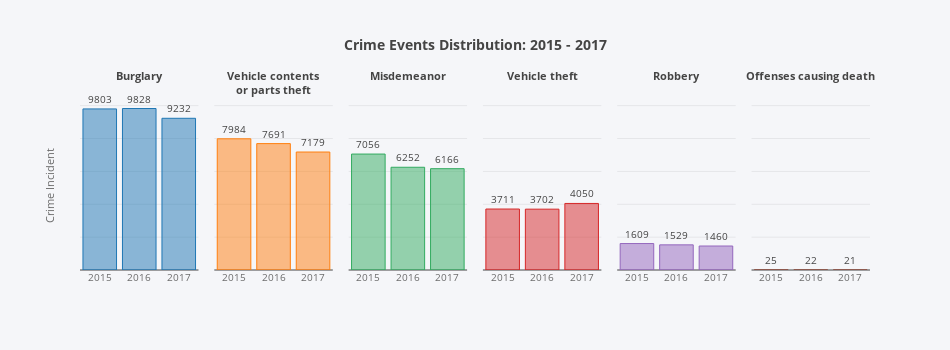

The notebook cell saved with this chart:
### Code cell
# create an empty list to hold chart data definitions for each plot
trace_list = []

# define subplots
fig = tools.make_subplots(rows=1, cols=6, subplot_titles=(["<b>{}</b>".format(i) for i in titlelist]),
    shared_yaxes=True, horizontal_spacing=(0.02), print_grid=False)

# a matrix for subplot selection order
m = np.array([1, 1, 1, 2, 1, 3, 1, 4, 1, 5, 1, 6]).reshape(6, 2)

# define chart data
for i in range(6):
    data = aggdf[aggdf['ADAPTED_CATEGORY'] == titlelist[i]]
    tracex = go.Bar(x=data['YEAR'], y=data['INCIDENT_COUNT'], text=data['INCIDENT_COUNT'],
        textposition='outside', hoverinfo='text', outsidetextfont=dict(size='10'),
        cliponaxis=False, name='', showlegend=False, width=0.85,  
        marker=dict(color=markercol[i], line=dict(color=linecol[i], width=1)))
    trace_list.append(tracex)

    # append each subplot data definitions to the figure instance
    fig.append_trace(trace_list[i], m[i][0], m[i][1])

# define layout settings
for i in fig['layout']['annotations']:
    i['font'] = dict(size=11)
    i['y'] = 1.2
    i['yanchor'] = 'top'

fig['layout']['annotations'][1]['text'] = '<b>Vehicle contents<br>or parts theft</b>'

for i in range(1, 7):
    fig['layout']['yaxis' + '{}'.format(i)].update(title='Crime Incident',
        titlefont=dict(size=11, color='rgb(107, 107, 107)'), tickfont=dict(size=10, color='rgb(107, 107, 107)'),
        showticklabels=False, showgrid=True)

    fig['layout']['xaxis' + '{}'.format(i)].update(titlefont=dict(size=11, color='rgb(107, 107, 107)'),
        tickfont=dict(size=10, color='rgb(107, 107, 107)'))

# update layout settings
fig['layout'].update(height=350, width=950, showlegend=False, autosize=False,
    title="<b>Crime Events Distribution: 2015 - 2017</b>", titlefont=dict(size=14),
    paper_bgcolor='rgba(245, 246, 249, 1)', plot_bgcolor='rgba(245, 246, 249, 1)')  

iplot(fig)

### Figure 1 — Plotly figure (JSON) as saved in the notebook; plotly's stock layout.template omitted (floating-point values rounded to 4 significant figures)
{"data": [{"cliponaxis": false, "hoverinfo": "text", "marker": {"color": "rgba(31, 119, 180, 0.5)", "line": {"color": "rgba(31, 119, 180, 1.0)", "width": 1}}, "name": "", "outsidetextfont": {"size": "10"}, "showlegend": false, "text": [9803, 9828, 9232], "textposition": "outside", "type": "bar", "width": 0.85, "x": ["2015", "2016", "2017"], "xaxis": "x1", "y": [9803, 9828, 9232], "yaxis": "y1"}, {"cliponaxis": false, "hoverinfo": "text", "marker": {"color": "rgba(255, 127, 14, 0.5)", "line": {"color": "rgba(255, 127, 14, 1.0)", "width": 1}}, "name": "", "outsidetextfont": {"size": "10"}, "showlegend": false, "text": [7984, 7691, 7179], "textposition": "outside", "type": "bar", "width": 0.85, "x": ["2015", "2016", "2017"], "xaxis": "x2", "y": [7984, 7691, 7179], "yaxis": "y1"}, {"cliponaxis": false, "hoverinfo": "text", "marker": {"color": "rgba(50, 171, 96, 0.5)", "line": {"color": "rgba(50, 171, 96, 1.0)", "width": 1}}, "name": "", "outsidetextfont": {"size": "10"}, "showlegend": false, "text": [7056, 6252, 6166], "textposition": "outside", "type": "bar", "width": 0.85, "x": ["2015", "2016", "2017"], "xaxis": "x3", "y": [7056, 6252, 6166], "yaxis": "y1"}, {"cliponaxis": false, "hoverinfo": "text", "marker": {"color": "rgba(214, 39, 40, 0.5)", "line": {"color": "rgba(214, 39, 40, 1.0)", "width": 1}}, "name": "", "outsidetextfont": {"size": "10"}, "showlegend": false, "text": [3711, 3702, 4050], "textposition": "outside", "type": "bar", "width": 0.85, "x": ["2015", "2016", "2017"], "xaxis": "x4", "y": [3711, 3702, 4050], "yaxis": "y1"}, {"cliponaxis": false, "hoverinfo": "text", "marker": {"color": "rgba(148, 103, 189, 0.5)", "line": {"color": "rgba(148, 103, 189, 1.0)", "width": 1}}, "name": "", "outsidetextfont": {"size": "10"}, "showlegend": false, "text": [1609, 1529, 1460], "textposition": "outside", "type": "bar", "width": 0.85, "x": ["2015", "2016", "2017"], "xaxis": "x5", "y": [1609, 1529, 1460], "yaxis": "y1"}, {"cliponaxis": false, "hoverinfo": "text", "marker": {"color": "rgba(140, 86, 75, 0.5)", "line": {"color": "rgba(140, 86, 75, 1.0)", "width": 1}}, "name": "", "outsidetextfont": {"size": "10"}, "showlegend": false, "text": [25, 22, 21], "textposition": "outside", "type": "bar", "width": 0.85, "x": ["2015", "2016", "2017"], "xaxis": "x6", "y": [25, 22, 21], "yaxis": "y1"}], "layout": {"annotations": [{"font": {"size": 11}, "showarrow": false, "text": "<b>Burglary</b>", "x": 0.075, "xanchor": "center", "xref": "paper", "y": 1.2, "yanchor": "top", "yref": "paper"}, {"font": {"size": 11}, "showarrow": false, "text": "<b>Vehicle contents<br>or parts theft</b>", "x": 0.245, "xanchor": "center", "xref": "paper", "y": 1.2, "yanchor": "top", "yref": "paper"}, {"font": {"size": 11}, "showarrow": false, "text": "<b>Misdemeanor</b>", "x": 0.415, "xanchor": "center", "xref": "paper", "y": 1.2, "yanchor": "top", "yref": "paper"}, {"font": {"size": 11}, "showarrow": false, "text": "<b>Vehicle theft</b>", "x": 0.585, "xanchor": "center", "xref": "paper", "y": 1.2, "yanchor": "top", "yref": "paper"}, {"font": {"size": 11}, "showarrow": false, "text": "<b>Robbery</b>", "x": 0.755, "xanchor": "center", "xref": "paper", "y": 1.2, "yanchor": "top", "yref": "paper"}, {"font": {"size": 11}, "showarrow": false, "text": "<b>Offenses causing death</b>", "x": 0.925, "xanchor": "center", "xref": "paper", "y": 1.2, "yanchor": "top", "yref": "paper"}], "autosize": false, "height": 350, "paper_bgcolor": "rgba(245, 246, 249, 1)", "plot_bgcolor": "rgba(245, 246, 249, 1)", "showlegend": false, "title": "<b>Crime Events Distribution: 2015 - 2017</b>", "titlefont": {"size": 14}, "width": 950, "xaxis1": {"anchor": "y1", "domain": [0, 0.15], "tickfont": {"color": "rgb(107, 107, 107)", "size": 10}, "titlefont": {"color": "rgb(107, 107, 107)", "size": 11}}, "xaxis2": {"anchor": "free", "domain": [0.17, 0.32], "position": 0, "tickfont": {"color": "rgb(107, 107, 107)", "size": 10}, "titlefont": {"color": "rgb(107, 107, 107)", "size": 11}}, "xaxis3": {"anchor": "free", "domain": [0.34, 0.49], "position": 0, "tickfont": {"color": "rgb(107, 107, 107)", "size": 10}, "titlefont": {"color": "rgb(107, 107, 107)", "size": 11}}, "xaxis4": {"anchor": "free", "domain": [0.51, 0.66], "position": 0, "tickfont": {"color": "rgb(107, 107, 107)", "size": 10}, "titlefont": {"color": "rgb(107, 107, 107)", "size": 11}}, "xaxis5": {"anchor": "free", "domain": [0.68, 0.83], "position": 0, "tickfont": {"color": "rgb(107, 107, 107)", "size": 10}, "titlefont": {"color": "rgb(107, 107, 107)", "size": 11}}, "xaxis6": {"anchor": "free", "domain": [0.85, 1], "position": 0, "tickfont": {"color": "rgb(107, 107, 107)", "size": 10}, "titlefont": {"color": "rgb(107, 107, 107)", "size": 11}}, "yaxis1": {"anchor": "x1", "domain": [0, 1], "showgrid": true, "showticklabels": false, "tickfont": {"color": "rgb(107, 107, 107)", "size": 10}, "title": "Crime Incident", "titlefont": {"color": "rgb(107, 107, 107)", "size": 11}}, "yaxis2": {"showgrid": true, "showticklabels": false, "tickfont": {"color": "rgb(107, 107, 107)", "size": 10}, "title": "Crime Incident", "titlefont": {"color": "rgb(107, 107, 107)", "size": 11}}, "yaxis3": {"showgrid": true, "showticklabels": false, "tickfont": {"color": "rgb(107, 107, 107)", "size": 10}, "title": "Crime Incident", "titlefont": {"color": "rgb(107, 107, 107)", "size": 11}}, "yaxis4": {"showgrid": true, "showticklabels": false, "tickfont": {"color": "rgb(107, 107, 107)", "size": 10}, "title": "Crime Incident", "titlefont": {"color": "rgb(107, 107, 107)", "size": 11}}, "yaxis5": {"showgrid": true, "showticklabels": false, "tickfont": {"color": "rgb(107, 107, 107)", "size": 10}, "title": "Crime Incident", "titlefont": {"color": "rgb(107, 107, 107)", "size": 11}}, "yaxis6": {"showgrid": true, "showticklabels": false, "tickfont": {"color": "rgb(107, 107, 107)", "size": 10}, "title": "Crime Incident", "titlefont": {"color": "rgb(107, 107, 107)", "size": 11}}}}
